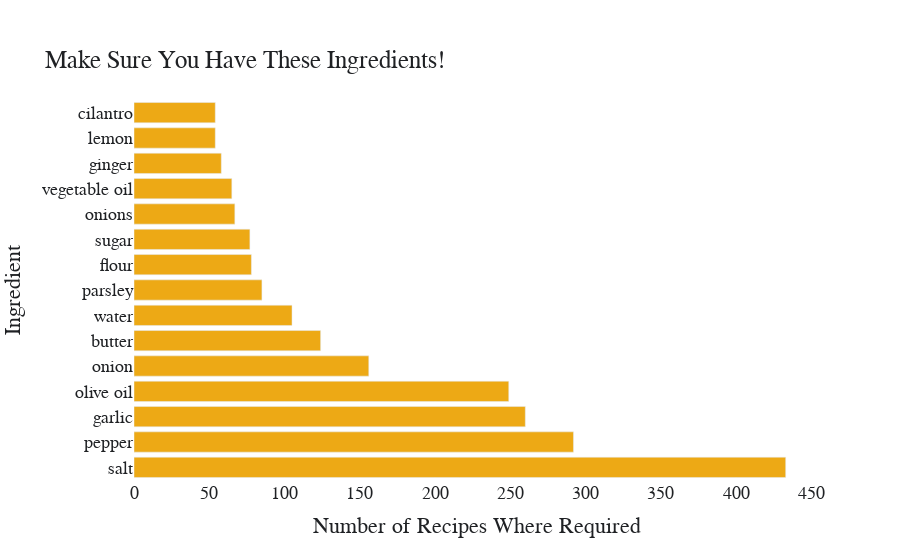

This figure's notebook cell:
### Code cell
color = ['rgb(237, 169, 21)']*len(ingredient_count['ingredient'])

fig = go.Figure(data=[go.Bar(
    y=ingredient_count['ingredient'],
    x=ingredient_count['count'],
    orientation = 'h',
    marker_color = color
)])

fig.update_layout(
    xaxis_title = 'Number of Recipes Where Required',
    yaxis_title = 'Ingredient',
    title={
        'text': "Make Sure You Have These Ingredients!",
        #'y':0.9,
        #'x':0.5,
        #'xanchor': 'center',
        'yanchor': 'top'},
    font = {'family': 'Arial',
           'size': 18,
           'color': 'rgb(31,33,36)'},
    plot_bgcolor = 'rgba(0,0,0,0)',
    paper_bgcolor = 'rgba(0,0,0,0)',
)

fig.show()

### Figure 1 — Plotly figure (JSON) as saved in the notebook; plotly's stock layout.template omitted (floating-point values rounded to 4 significant figures)
{"data": [{"marker": {"color": ["rgb(237, 169, 21)", "rgb(237, 169, 21)", "rgb(237, 169, 21)", "rgb(237, 169, 21)", "rgb(237, 169, 21)", "rgb(237, 169, 21)", "rgb(237, 169, 21)", "rgb(237, 169, 21)", "rgb(237, 169, 21)", "rgb(237, 169, 21)", "rgb(237, 169, 21)", "rgb(237, 169, 21)", "rgb(237, 169, 21)", "rgb(237, 169, 21)", "rgb(237, 169, 21)"]}, "orientation": "h", "type": "bar", "x": [433, 292, 260, 249, 156, 124, 105, 85, 78, 77, 67, 65, 58, 54, 54], "y": ["salt", "pepper", "garlic", "olive oil", "onion", "butter", "water", "parsley", "flour", "sugar", "onions", "vegetable oil", "ginger", "lemon", "cilantro"]}], "layout": {"font": {"color": "rgb(31,33,36)", "family": "Arial", "size": 18}, "paper_bgcolor": "rgba(0,0,0,0)", "plot_bgcolor": "rgba(0,0,0,0)", "title": {"text": "Make Sure You Have These Ingredients!", "yanchor": "top"}, "xaxis": {"title": {"text": "Number of Recipes Where Required"}}, "yaxis": {"title": {"text": "Ingredient"}}}}
